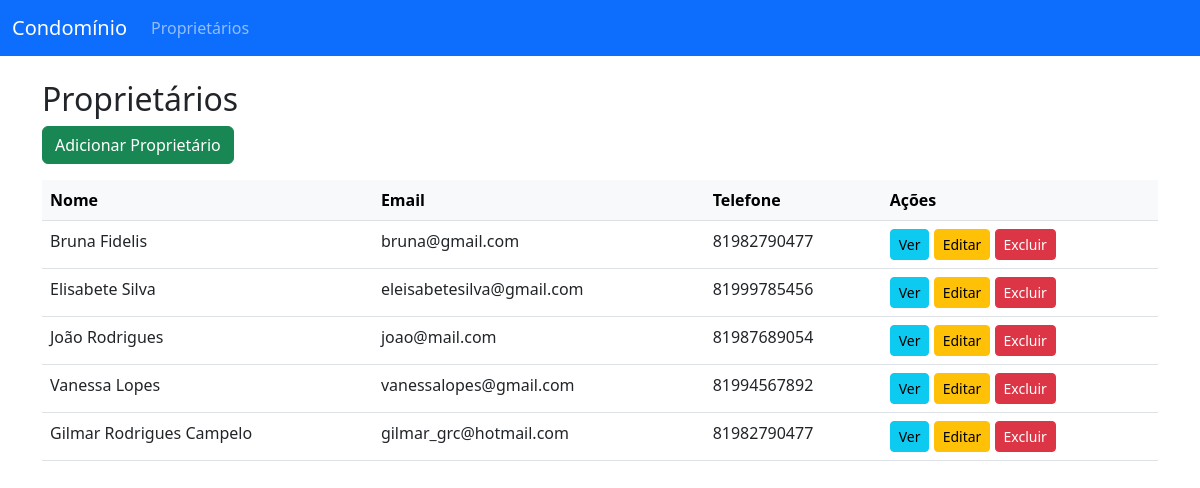
The app's page /proprietarios/ with its own data.
### proprietarios/models.py (models this page shows, shortened)
class Proprietario(Usuario):
    telefone = models.CharField(max_length=20)
    class Meta:
            verbose_name = "Proprietário"
            verbose_name_plural = "Proprietários"
            ordering = ["username"]

### usuarios/models.py (models this page shows, shortened)
class Usuario(AbstractUser):
    PERFIS = (
        ('sindico', 'Síndico'),
        ('porteiro', 'Porteiro'),
        ('morador', 'Morador'),
        ('proprietario', 'Proprietário'),
    )
    perfil = models.CharField(max_length=20, choices=PERFIS)

### proprietarios/views.py (the view)
# urls.py: path('',ProprietarioListView.as_view(), name='proprietario_list'),
class ProprietarioListView(ListView):
    model = Proprietario
    template_name = "proprietarios/proprietario_list.html"
    context_object_name = "proprietarios"
    paginate_by = 10

### proprietarios/templates/proprietarios/proprietario_list.html (shortened to what this page needs)
{% extends 'proprietarios/base.html' %}
{% block content %}
<h2>Proprietários</h2>
<a href="{% url 'proprietario_create' %}" class="btn btn-success mb-3">Adicionar Proprietário</a>
<table class="table table-hover">
    <thead class="table-light">
        <tr>
            <th>Nome</th>
            <th>Email</th>
            <th>Telefone</th>
            <th>Ações</th>
        </tr>
    </thead>
    <tbody>
    {% for proprietario in proprietarios %}
        <tr>
            <td>{{ proprietario.first_name }} {{ proprietario.last_name }}</td>
            <td>{{ proprietario.email }}</td>
            <td>{{ proprietario.telefone }}</td>
            <td>
                <a class="btn btn-sm btn-info" href="{% url 'proprietario_detail' proprietario.pk %}">Ver</a>
                <a class="btn btn-sm btn-warning" href="{% url 'proprietario_update' proprietario.pk %}">Editar</a>
                <a class="btn btn-sm btn-danger" href="{% url 'proprietario_delete' proprietario.pk %}">Excluir</a>
            </td>
        </tr>
    {% empty %}
        <tr><td colspan="4">Nenhum proprietário cadastrado.</td></tr>
    {% endfor %}
    </tbody>
</table>
{% endblock %}

### records on screen
Proprietario: first_name "Bruna", last_name "Fidelis", email "bruna@gmail.com", telefone "81982790477"
Proprietario: first_name "Elisabete", last_name "Silva", email "eleisabetesilva@gmail.com", telefone "81999785456"
Proprietario: first_name "João", last_name "Rodrigues", email "joao@mail.com", telefone "81987689054"
Proprietario: first_name "Vanessa", last_name "Lopes", email "vanessalopes@gmail.com", telefone "81994567892"
Proprietario: first_name "Gilmar", last_name "Rodrigues Campelo", email "gilmar_grc@hotmail.com", telefone "81982790477"
